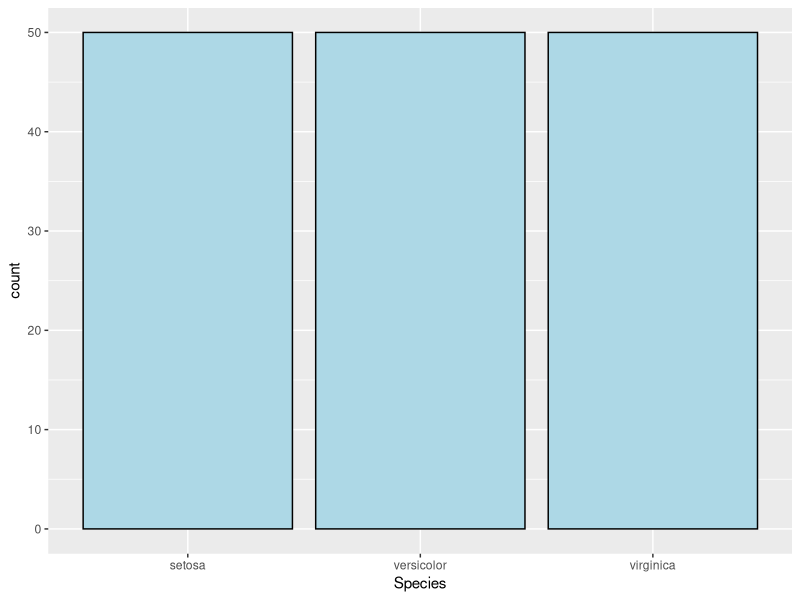
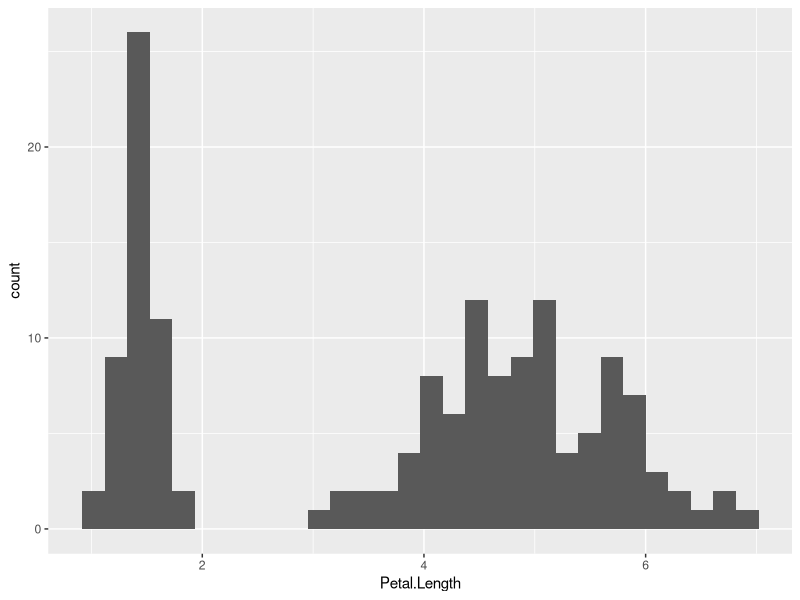
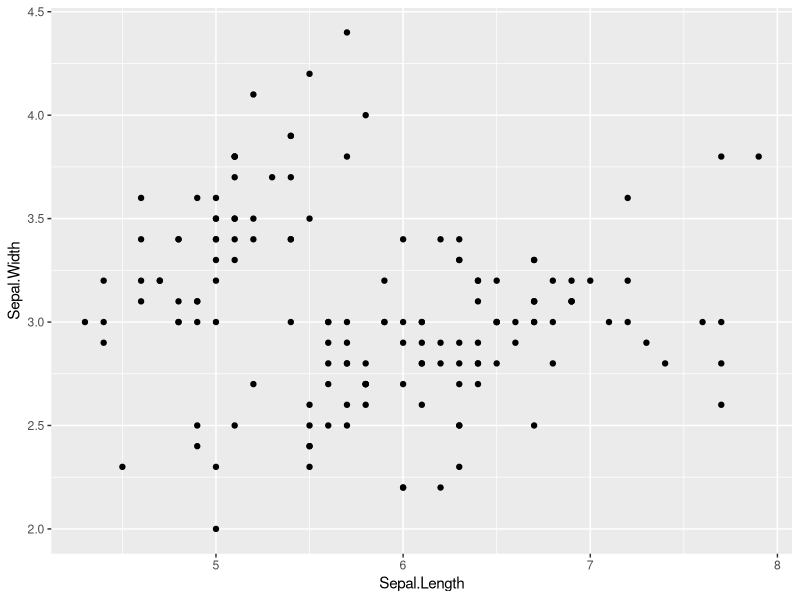
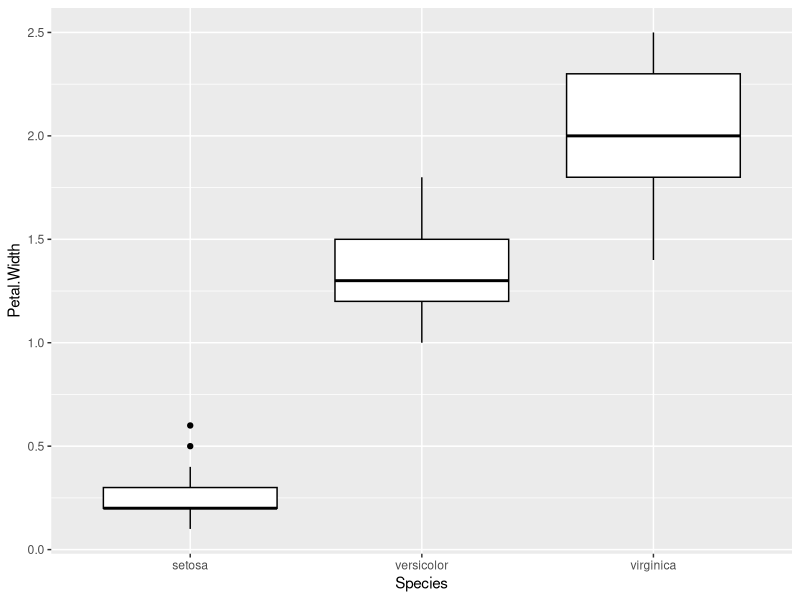

Write R code to recreate these figures, in order.
## ---- chunk 1
library(ggplot2)
## ---- chunk 2
ggplot(data = iris,aes(x= Species)) + geom_bar(fill = "lightblue", colour = "black")
## ---- chunk 3
ggplot(data = iris,aes(x = Petal.Length)) + geom_histogram()
## ---- chunk 4
ggplot(data = iris,aes(x = Sepal.Length, y = Sepal.Width)) + geom_point()
## ---- chunk 5
ggplot(iris,aes(x = Species, y = Petal.Width)) + geom_boxplot(colour = "black")
